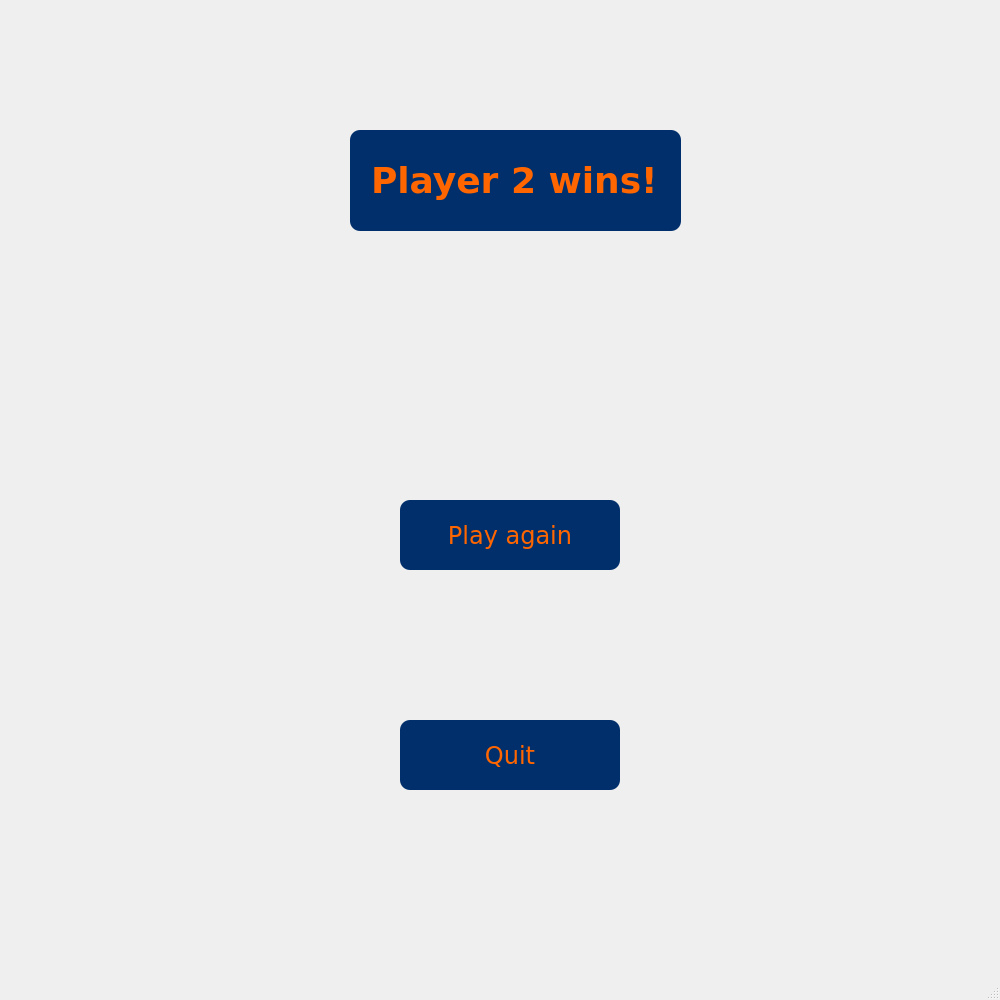
<?xml version="1.0" encoding="UTF-8"?>
<ui version="4.0">
 <class>Win_Screen</class>
 <widget class="QMainWindow" name="Win_Screen">
  <property name="geometry">
   <rect>
    <x>0</x>
    <y>0</y>
    <width>1000</width>
    <height>1000</height>
   </rect>
  </property>
  <property name="windowTitle">
   <string>MainWindow</string>
  </property>
  <widget class="QWidget" name="centralwidget">
   <widget class="QPushButton" name="PlayAgainButton">
    <property name="geometry">
     <rect>
      <x>400</x>
      <y>500</y>
      <width>220</width>
      <height>70</height>
     </rect>
    </property>
    <property name="styleSheet">
     <string notr="true">QPushButton {
        background-color: lightgray;
        font-family: Verdana;
        font-size: 24px;
        border-radius: 20px;
        min-width: 200px; /* Set the minimum width */
        min-height: 50px; /* Set the minimum height */
		position: absolute;
   		 left: 100px;
   		 top: 200px;
		color: #ff6600; /* Orange color */
   	 	background-color: #002f6c; /* Dark blue background color */
   	 	border-radius: 10px;
    	padding: 10px;
    }

    QPushButton:hover {
        background-color: rgb(203, 255, 255);
}</string>
    </property>
    <property name="text">
     <string>Play again</string>
    </property>
   </widget>
   <widget class="QPushButton" name="PlayAgainButton_2">
    <property name="geometry">
     <rect>
      <x>400</x>
      <y>720</y>
      <width>220</width>
      <height>70</height>
     </rect>
    </property>
    <property name="styleSheet">
     <string notr="true">QPushButton {
        background-color: lightgray;
        font-family: Verdana;
        font-size: 24px;
        border-radius: 20px;
        min-width: 200px; /* Set the minimum width */
        min-height: 50px; /* Set the minimum height */
		position: absolute;
   		 left: 100px;
   		 top: 200px;
		color: #ff6600; /* Orange color */
   	 	background-color: #002f6c; /* Dark blue background color */
   	 	border-radius: 10px;
    	padding: 10px;
    }

    QPushButton:hover {
        background-color: rgb(203, 255, 255);
}</string>
    </property>
    <property name="text">
     <string>Quit</string>
    </property>
   </widget>
   <widget class="QLabel" name="label">
    <property name="geometry">
     <rect>
      <x>350</x>
      <y>130</y>
      <width>331</width>
      <height>101</height>
     </rect>
    </property>
    <property name="styleSheet">
     <string notr="true">QLabel {
        font-family: Verdana;
        font-size: 24px;

   		font-size: 36px;
    	font-weight: bold;
    	color: #ff6600; /* Orange color */
   	 	background-color: #002f6c; /* Dark blue background color */
   	 	border-radius: 10px;
    	padding: 10px;
}


</string>
    </property>
    <property name="text">
     <string>Player 2 wins!</string>
    </property>
   </widget>
  </widget>
  <widget class="QStatusBar" name="statusbar"/>
 </widget>
 <resources/>
 <connections/>
</ui>
